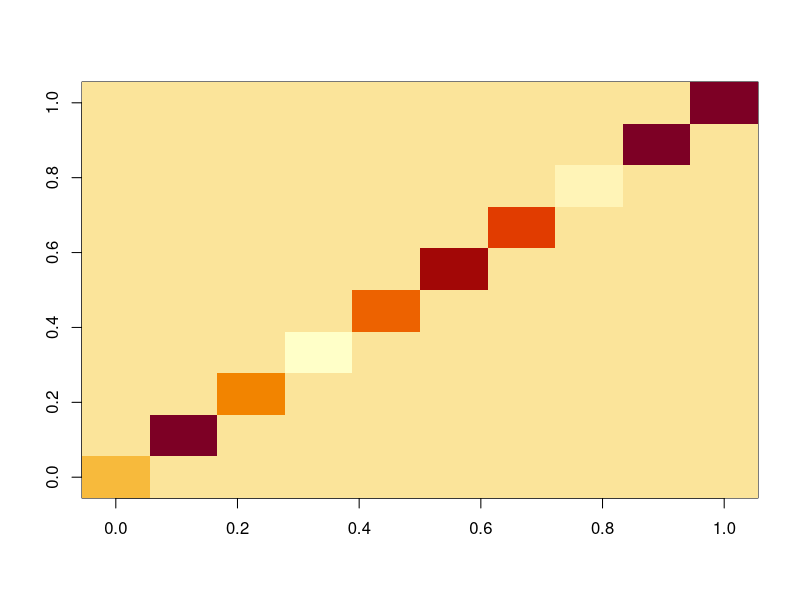
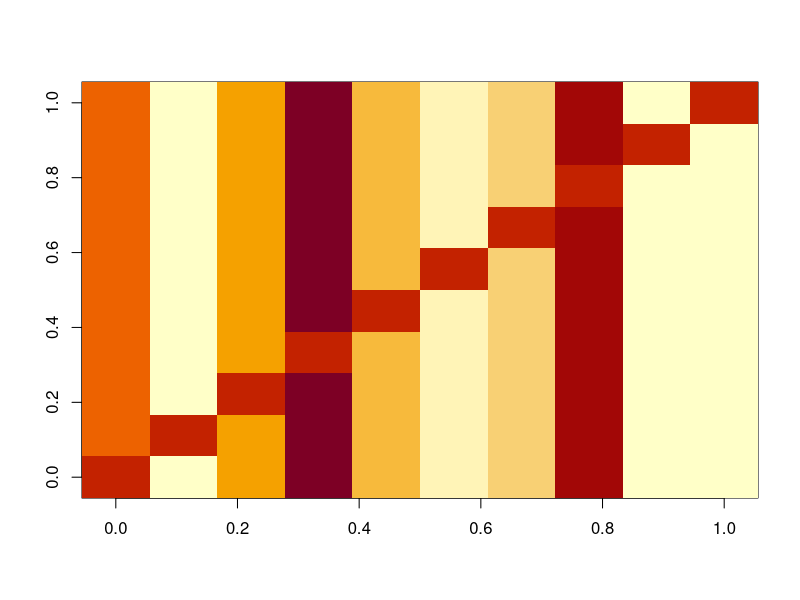
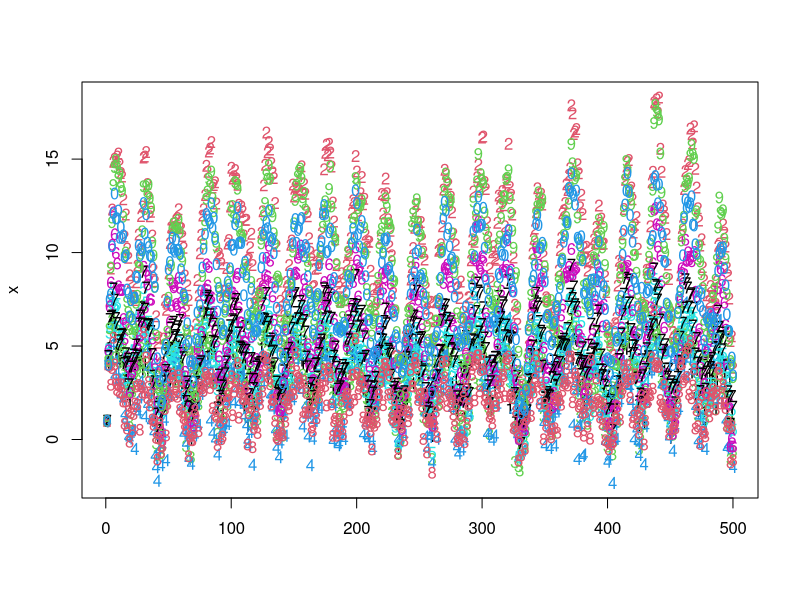
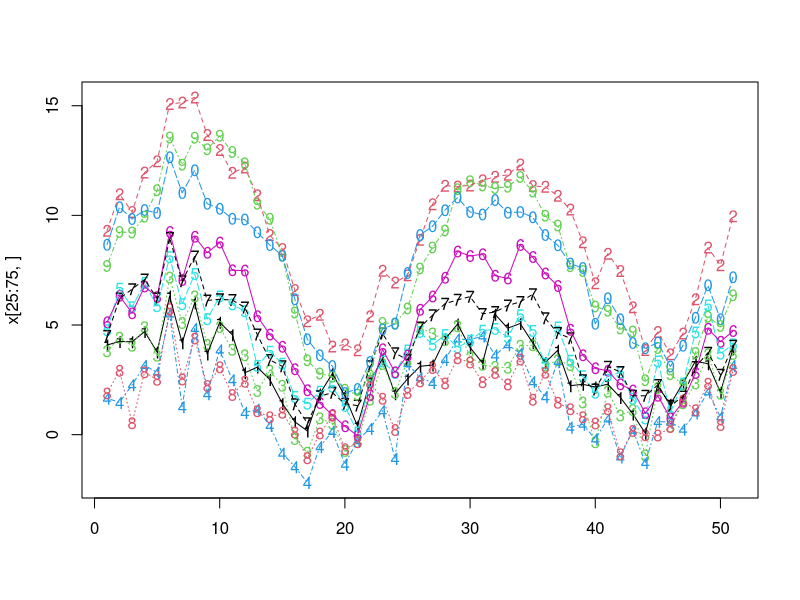
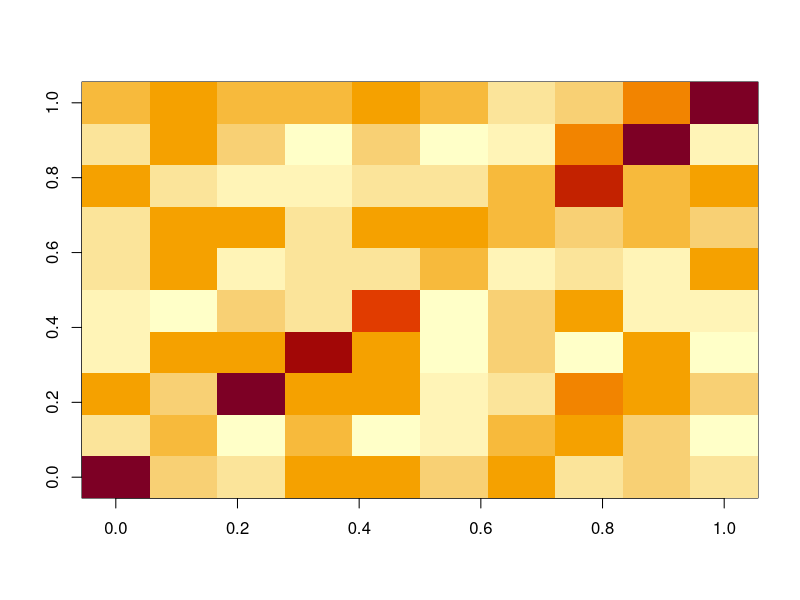
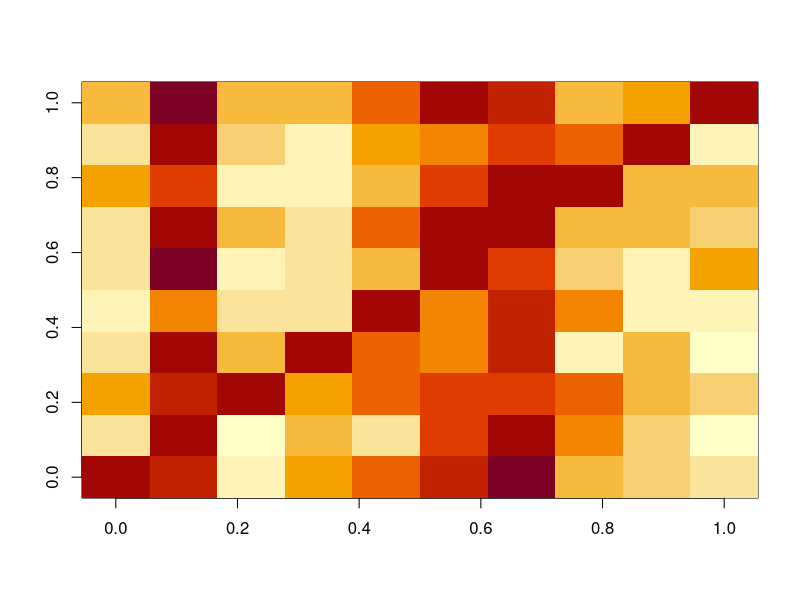
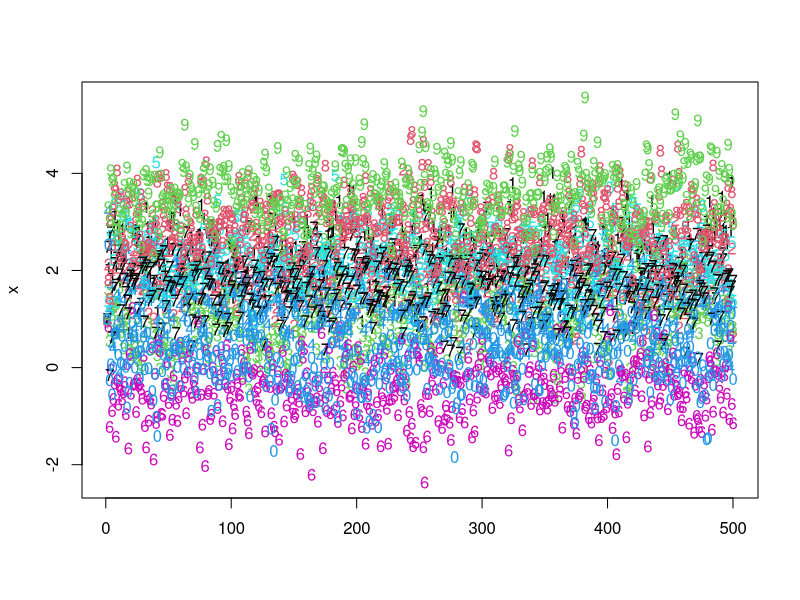
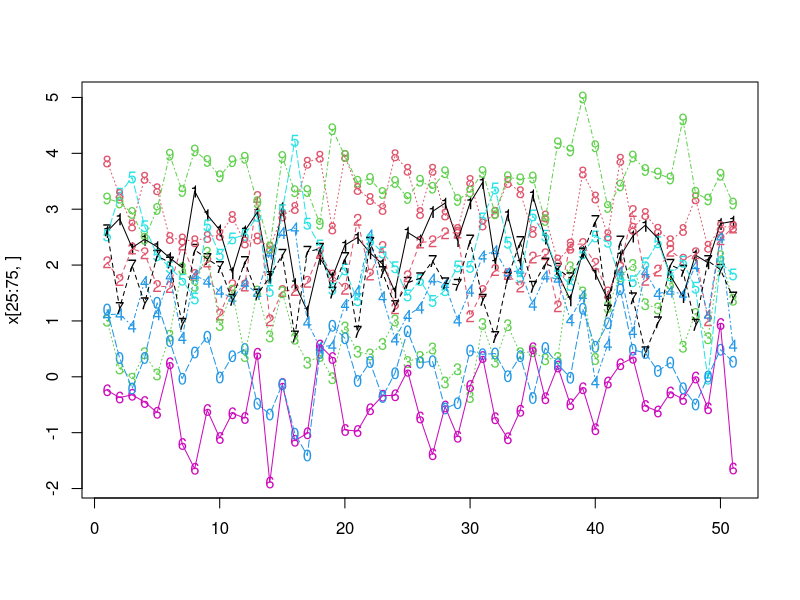

Write the R code that produced these figures, in order.
###############################################################################################################################################
### FB 11/06/2016 - Plankton-like MAR models, with seasonal covariate (24 units/year), for which we try to infer ecological interactions ######
### FB 05/07/2016 - Introducing a loop, setting the effects of variable 2 to both positive and negative values, saving outputs regularly ######
###############################################################################################################################################

### Basic stuff
rm(list=ls())
graphics.off()
set.seed(42) 

### I assume two environmental variables, both related to seasonality + some autocorrelated noise
### Several population dynamics datasets generated for the 10 species in response to their numbers and the environment. 

################### Simulated datasets #####################################################################################################

#1. Null model, no interactions, only response to the environment
### All species respond positively to variable 1
### Then half the other species respond negatively to variable 2 and half positively

#2. Only interactions, mostly negative, some positive, with no effect of the environment. Strong dd intragenus. 

#3. Combination of #1 and #2. 

#############################################################################################################################################

################### SIMULATION ##############################################################################################################
### General parameters
n.time<-500  # Number of years or more generally temporal units
index_time<- 1:n.time
n.species<-10 # Number of species in the community

### Loop on repeats
n.repeats<-10 

for (k.repeats in 1:n.repeats)
{

x<-matrix(0, nrow=n.time,n.species,byrow=TRUE) # Matrix of log-abundances or log-densities
epsilon<-matrix(0, nrow=n.time-1,n.species,byrow=TRUE) # Noise on growth rates
x1<-matrix(1,n.species,byrow=TRUE) # Vector of initial abundances - could be changed
x[1,]<-x1
a0<-runif(n.species,2,3) # Zero-log-density growth rates
seasonality<-2*sin(2*pi*index_time/24)	# must be enough to affect the growth rates
sigma<-matrix(0.5,n.species,byrow=TRUE) # standard error

### Environmental variables
y1noise<-arima.sim(model=list(ar=c(0.1, 0.2, 0.1,0.5,-0.1)), n=n.time,sd=sqrt(0.5) )
y2noise<-arima.sim(model=list(ar=c(0.1, 0.2, 0.1,0.5,-0.1)), n=n.time,sd=sqrt(1) ) # more noisy

y1<-seasonality+y1noise
y2<-seasonality+y2noise

cor(y1,y2)

### Interaction matrix 

#1. No interactions 

B1<-matrix(0, ncol=n.species, nrow=n.species) 
for (i in 1:n.species){B1[i,i]<-runif(1,-0.2,0.75)}

B<-B1

#2. effect of environmental covariates
c1=runif(n.species,0.8,1)
c2=runif(n.species,-0.5,0.5)

### Simulation of data

for (t in 1:(n.time-1))
	{
    		epsilon[t,]<-rnorm(n.species,mean = 0, sd = sigma)# Noise
		x[t+1,]<-a0 + y1[t]*c1 + y2[t]*c2 + B %*% x[t,] + epsilon[t,] ### B is defined with different diagonal coefficients
}

### Plotting B matrix
image(B)
image(B-diag(B))

### Equilibrium values - some algebra shows that we have 
x_star<- - solve(B) %*% a0 ### 
x_star
eigen(B)$values ### 

matplot(x)

### Zoom in on the second and third year
matplot(x[25:75,])
matlines(x[25:75,])

DataPlankton1=data.frame(index_time,as.numeric(y1),as.numeric(y2),x)
names(DataPlankton1)
DataPlankton1$Scenario=1
DataPlankton1$Repeat=k.repeats

####################################################

#2. Only interactions
B2<-matrix(runif(n.species*n.species,-0.3,0.1), ncol=n.species) 
for (i in 1:n.species){B2[i,i]<-runif(1,-0.05,0.5)}
B<-B2

### Simulation of data

for (t in 1:(n.time-1))
	{
    		epsilon[t,]<-rnorm(n.species,mean = 0, sd = sigma)# Noise
		x[t+1,]<-a0 + B %*% x[t,] + epsilon[t,] ### B is defined with different diagonal coefficients
}

### Plotting B matrix
image(B)
image(B-diag(B))

### Equilibrium values - some algebra shows that we have 
x_star<- - solve(B) %*% a0 ### 
x_star
eigen(B)$values ### 

matplot(x)

### Zoom in on the second and third year
matplot(x[25:75,])
matlines(x[25:75,])


DataPlankton2=data.frame(index_time,as.numeric(y1),as.numeric(y2),x)
names(DataPlankton2)
DataPlankton2$Scenario=2
DataPlankton2$Repeat=k.repeats

######################################################################################################################################

#3. Both 
B<-B2

for (t in 1:(n.time-1))
	{
    		epsilon[t,]<-rnorm(n.species,mean = 0, sd = sigma)# Noise
		x[t+1,]<-a0 + y1[t]*c1 + y2[t]*c2 + B %*% x[t,] + epsilon[t,] ### B is defined with different diagonal coefficients
}


matplot(x)

### Zoom in on the second and third year
matplot(x[25:75,])
matlines(x[25:75,])

DataPlankton3=data.frame(index_time,as.numeric(y1),as.numeric(y2),x)
names(DataPlankton3)
DataPlankton3$Scenario=3
DataPlankton3$Repeat=k.repeats

######### Save covariables and parameters ##############
save(a0,y1,y2,c1,c2,B1,B2,file=paste("SimulatedParameters_repeat",as.character(k.repeats),"_noseason.RData",sep=""))

########################################
DataPlankton=rbind(DataPlankton1,DataPlankton2,DataPlankton3)
names(DataPlankton)[1:3]=c("Time_index","Abiotic_var1","Abiotic_var2")

### Adding to the overall data structure before saving
if (k.repeats==1){DataPlankton_Loop=DataPlankton #initializing
} else {
DataPlankton_Loop=rbind(DataPlankton_Loop,DataPlankton) #stacking with previous repeat
}

}#end of loop on repeats

### Write to file 

write.csv(DataPlankton_Loop,file="MockPlanktonTimeSeries_Loop_noseason.csv")




